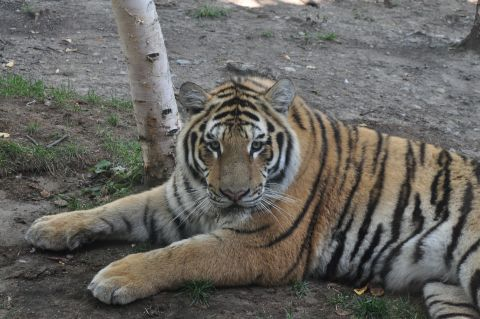
//> input picture OpenCV/OpenCVCookbook2ndEd/Chapter01/tiger.jpg, 480 x 319 px
$ ./1_hello_opencv   (built with g++ and OpenCV 4)
//> lines starting //> are read from the running program, lines starting //| are printed output that depends on the picture
/*
	Date: 2018.3.3
	Author: 刘臣轩
*/

#include <iostream>
#include <opencv2/opencv.hpp>

void onMouse(int event, int x, int y, int flags, void* param);

int main()
{
    // read an image
    // cv::imread(const cv::String &filename, optional int flags = IMREAD_COLOR)
    cv::Mat image = cv::imread("../tiger.jpg"); // cv::IMREAD_COLOR, cv::IMREAD_GRAYSCALE
//> image is the input picture: 319 rows x 480 cols, CV_8UC3; mean B, G, R 95.9, 100.7, 102.7
    // std::cout << image.size().width << " x " << image.size().height << std::endl;
    std::cout << image.cols << " x " << image.rows << std::endl;
//| 480 x 319
    if (image.empty()) {
        std::cout << "Failed to open the image" << std::endl;
        return 1;
    }

    // create image window
    cv::namedWindow("Hello OpenCV");
    // show the image on window
    cv::imshow("Hello OpenCV", image);

    // set the mouse callback for this image
    cv::setMouseCallback("Hello OpenCV", onMouse, reinterpret_cast<void*>(&image));

    cv::waitKey();

    cv::Mat result;
    // flip the imag, flip code: positive, zero, negative
    cv::flip(image, result, 1);
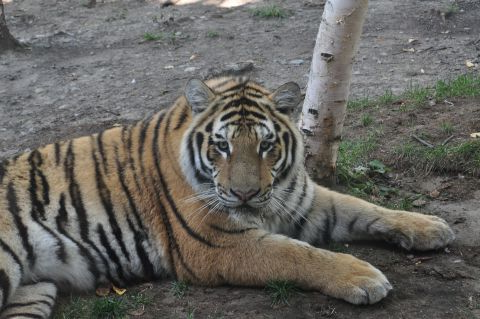
//> result: 319 rows x 480 cols, CV_8UC3; mean B, G, R 95.9, 100.7, 102.7
    cv::namedWindow("Output Image");
    cv::imshow("Output Image", result);
    // save the image
    cv::imwrite("../result.jpg", result);
    // wait key for 3s
    cv::waitKey(3000);

    cv::namedWindow("Drawing on an image");
    // cv::circle(cv::InputOutputArray img, cv::Point center, int radius, const cv::Scalar &color, optional int thickness = 1, optional int lineType = LINE_8, optional int shift = 0)
    cv::circle(image, cv::Point(240, 150), 75, 0, 3);
    // cv::putText(cv::InputOutputArray img, const cv::String &text, cv::Point org, int fontFace, double fontScale, cv::Scalar color, optional int thickness = 1, optional int lineType = LINE_8, optional bool bottomLeftOrigin = false)
    cv::putText(image, "This is a tiger.", cv::Point(130, 250), cv::FONT_HERSHEY_PLAIN, 2.0, cv::Scalar(255, 255, 255), 2);
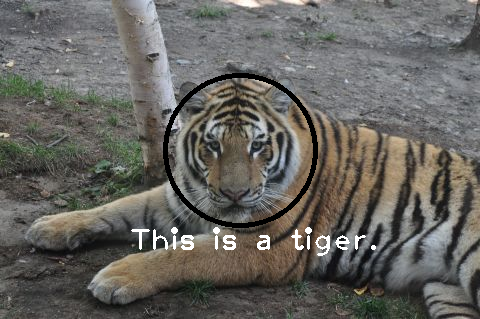
//> image: 319 rows x 480 cols, CV_8UC3; mean B, G, R 95.8, 100.4, 102.2
    cv::imshow("Drawing on an image", image); // show the image
    cv::waitKey();

    return 0;
}

void onMouse(int event, int x, int y, int flags, void* param)
{
    cv::Mat* im = reinterpret_cast<cv::Mat*>(param);
    switch (event) {
    case cv::EVENT_FLAG_LBUTTON:
        if (im->channels() == 1) {
            std::cout << "GRAY value at (" << x << ", " << y << ") is: "
                      << static_cast<int>(im->at<uchar>(cv::Point(x, y))) << std::endl;
        } else if (im->channels() == 3) {
            std::cout << "BGR value at (" << x << ", " << y << ") is: "
                      << static_cast<int>(im->at<cv::Vec3b>(cv::Point(x, y))[0]) << ", "
                      << static_cast<int>(im->at<cv::Vec3b>(cv::Point(x, y))[1]) << ", "
                      << static_cast<int>(im->at<cv::Vec3b>(cv::Point(x, y))[2]) << std::endl;
        }
        break;
    }
}

$ run again, with OpenCV/OpenCVCookbook2ndEd/Chapter01/flip.jpg copied over OpenCV/OpenCVCookbook2ndEd/Chapter01/tiger.jpg
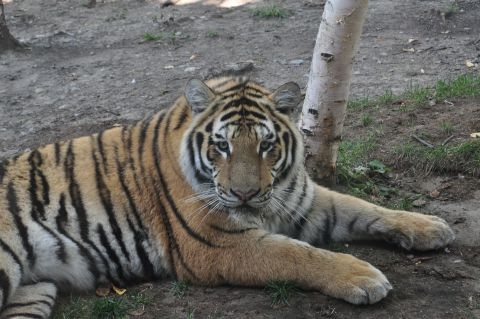
//> input picture OpenCV/OpenCVCookbook2ndEd/Chapter01/flip.jpg, 480 x 319 px
//> image is the input picture: 319 rows x 480 cols, CV_8UC3; mean B, G, R 96, 100.7, 102.7
//| 480 x 319
//> `cv::putText(image, "This is a tiger.", cv::Point(130, 250), cv::FONT_H..`:
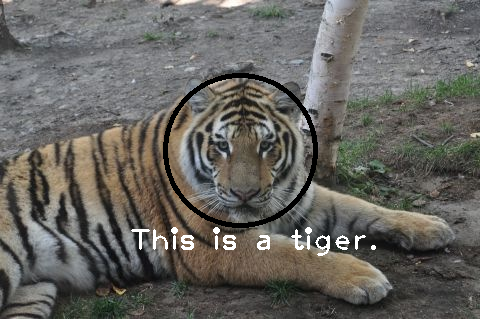
//> image: 319 rows x 480 cols, CV_8UC3; mean B, G, R 95.9, 100.5, 102.2
